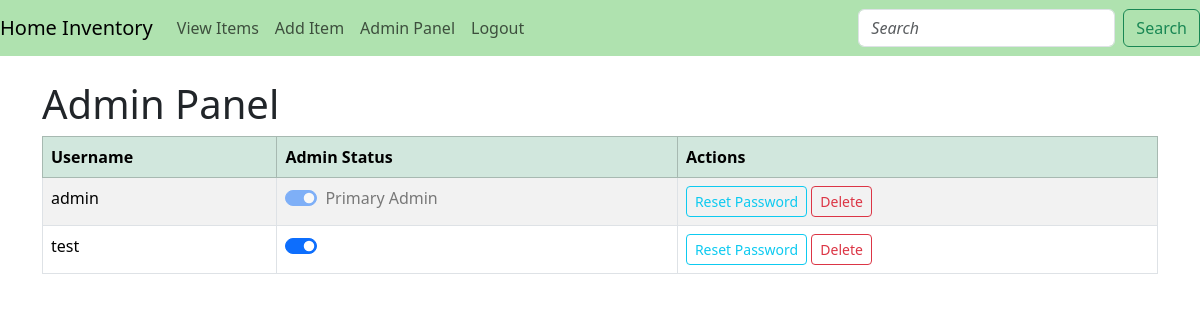
Page /admin (signed in) on the earlier database version.
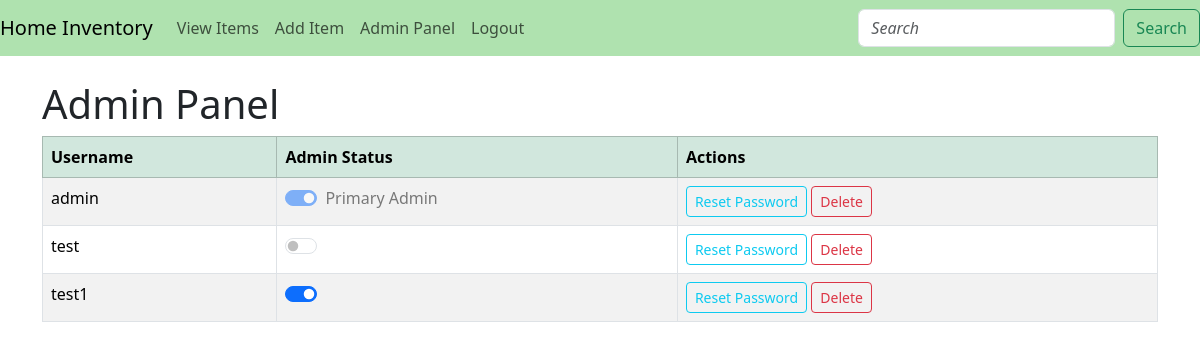
Same page on the later database version.
### app/models.py (models this page shows, shortened)
class User(UserMixin, db.Model):
    id = db.Column(db.Integer, primary_key=True)
    username = db.Column(db.String(150), unique=True, nullable=False)
    password = db.Column(db.String(150), nullable=False)
    security_question = db.Column(db.String(255), nullable=False)
    security_answer = db.Column(db.String(255), nullable=False)
    is_admin = db.Column(db.Boolean, default=False)

### app/routes.py (the view)
@app.route('/admin', methods=['GET', 'POST'])
@login_required
@admin_required
def admin():
    users = User.query.all()
    return render_template('admin.html', users=users)

### app/__init__.py (called while the page is built)
@login_manager.user_loader
def load_user(user_id):
    return models.User.query.get(int(user_id))

### app/templates/admin.html (shortened to what this page needs)
{% extends "base.html" %}
{% block content %}
<h1>Admin Panel</h1>
<table class="table table-striped table-bordered">
    <thead class="table-success">
        <tr>
            <th>Username</th>
            <th>Admin Status</th>
            <th>Actions</th>
        </tr>
    </thead>
    <tbody>
        {% for user in users %}
        <tr>
            <td>{{ user.username }}</td>
            <td>
                {% if user.username == 'admin' %}
                <div class="form-check form-switch">
                    <input class="form-check-input" type="checkbox" id="flexSwitchCheckCheckedDisabled" checked disabled>
                    <label class="form-check-label" for="flexSwitchCheckCheckedDisabled">Primary Admin</label>
                </div>
                {% else %}
                <form method="POST" action="{{ url_for('toggle_admin', user_id=user.id) }}">
                    <div class="form-check form-switch">
                        <input class="form-check-input" type="checkbox" id="flexSwitchCheck{{ user.id }}" {% if user.is_admin %}checked{% endif %} onchange="this.form.submit()">
                    </div>
                </form>
                {% endif %}
            </td>
            <td>
                <form method="POST" action="{{ url_for('reset_user_password', user_id=user.id) }}" style="display: inline;">
                    <button type="submit" class="btn btn-outline-info btn-sm">Reset Password</button>
                </form>
                <form method="POST" action="{{ url_for('delete_user', user_id=user.id) }}" style="display: inline;" onsubmit="return confirm('Are you sure you want to delete this user?');">
                    <button type="submit" class="btn btn-outline-danger btn-sm">Delete</button>
                </form>
            </td>
        </tr>
        {% endfor %}
    </tbody>
</table>
{% endblock %}

### app/templates/base.html (shortened to what this page needs)
<!doctype html>
<html lang="en">
  <head>
    <link href="https://cdn.jsdelivr.net/npm/bootstrap@5.3.3/dist/css/bootstrap.min.css" rel="stylesheet">
  </head>
  <body>
    <nav class="navbar navbar-expand-lg navbar-light" style="background-color: #AFE2AF;">
      <a class="navbar-brand" href="{{ url_for('home') }}">Home Inventory</a>
      <div class="collapse navbar-collapse" id="navbarNav">
        <ul class="navbar-nav">
          {% if current_user.is_authenticated %}
            <li class="nav-item"><a class="nav-link" href="{{ url_for('view_items') }}">View Items</a></li>
            {% if current_user.is_admin %}
              <li class="nav-item"><a class="nav-link" href="{{ url_for('add_item') }}">Add Item</a></li>
              <li class="nav-item"><a class="nav-link" href="{{ url_for('admin') }}">Admin Panel</a></li>
            {% endif %}
            <li class="nav-item"><a class="nav-link" href="{{ url_for('auth.logout') }}">Logout</a></li>
          {% else %}
            <li class="nav-item"><a class="nav-link" href="{{ url_for('auth.login') }}">Login</a></li>
            <li class="nav-item"><a class="nav-link" href="{{ url_for('auth.register') }}">Register</a></li>
          {% endif %}
        </ul>
        <form class="d-flex ms-auto" action="{{ url_for('view_items') }}" method="GET" role="search">
          <input class="form-control me-2" type="search" placeholder="Search" name="search" aria-label="Search">
          <button class="btn btn-outline-success" type="submit">Search</button>
        </form>
      </div>
    </nav>
    <div class="container mt-4">
      {% block content %}{% endblock %}
    </div>
  </body>
</html>

### app/templates/base.html (style rules this page uses)
input::placeholder, textarea::placeholder { font-style: italic; font-size: 16px; }

Differences in the rows shown:
changed User "test": is_admin "☑" → "☐"
added User: username "test1", is_admin "☑"
